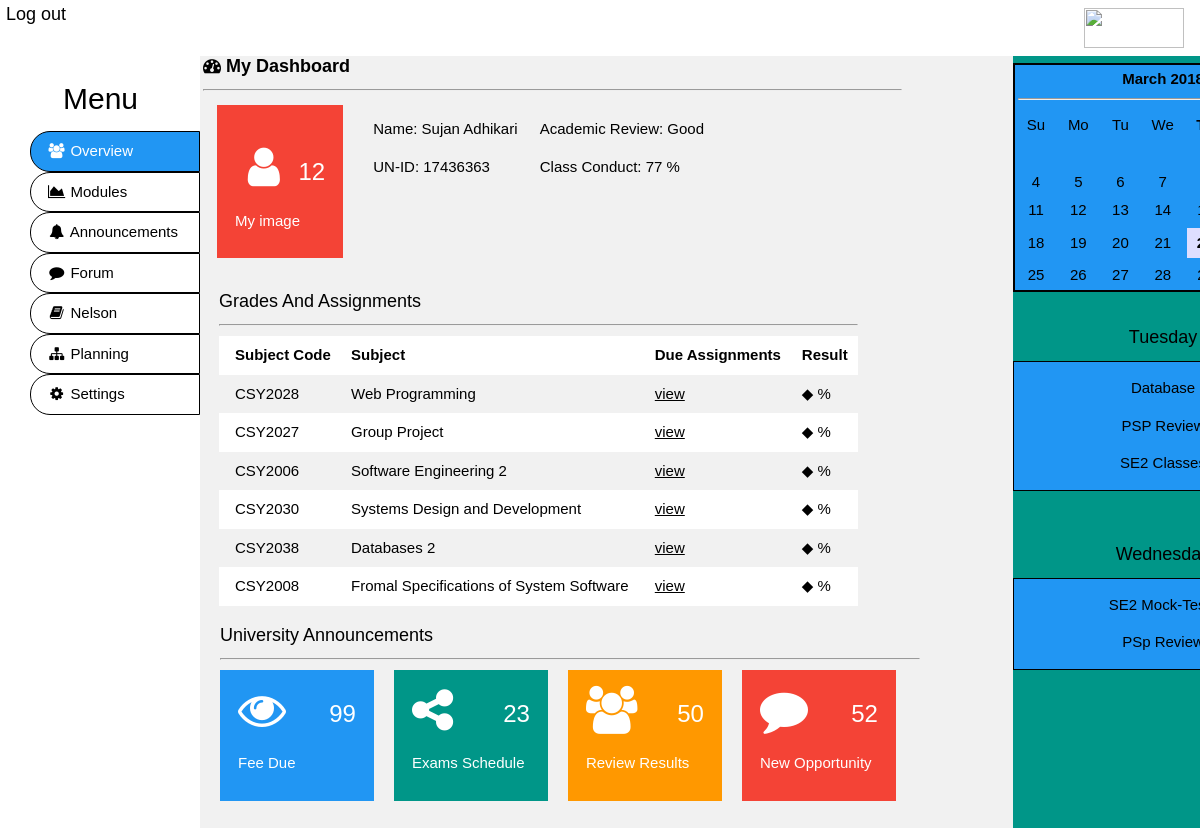
The page /index.php (signed in) on the database as committed earlier.
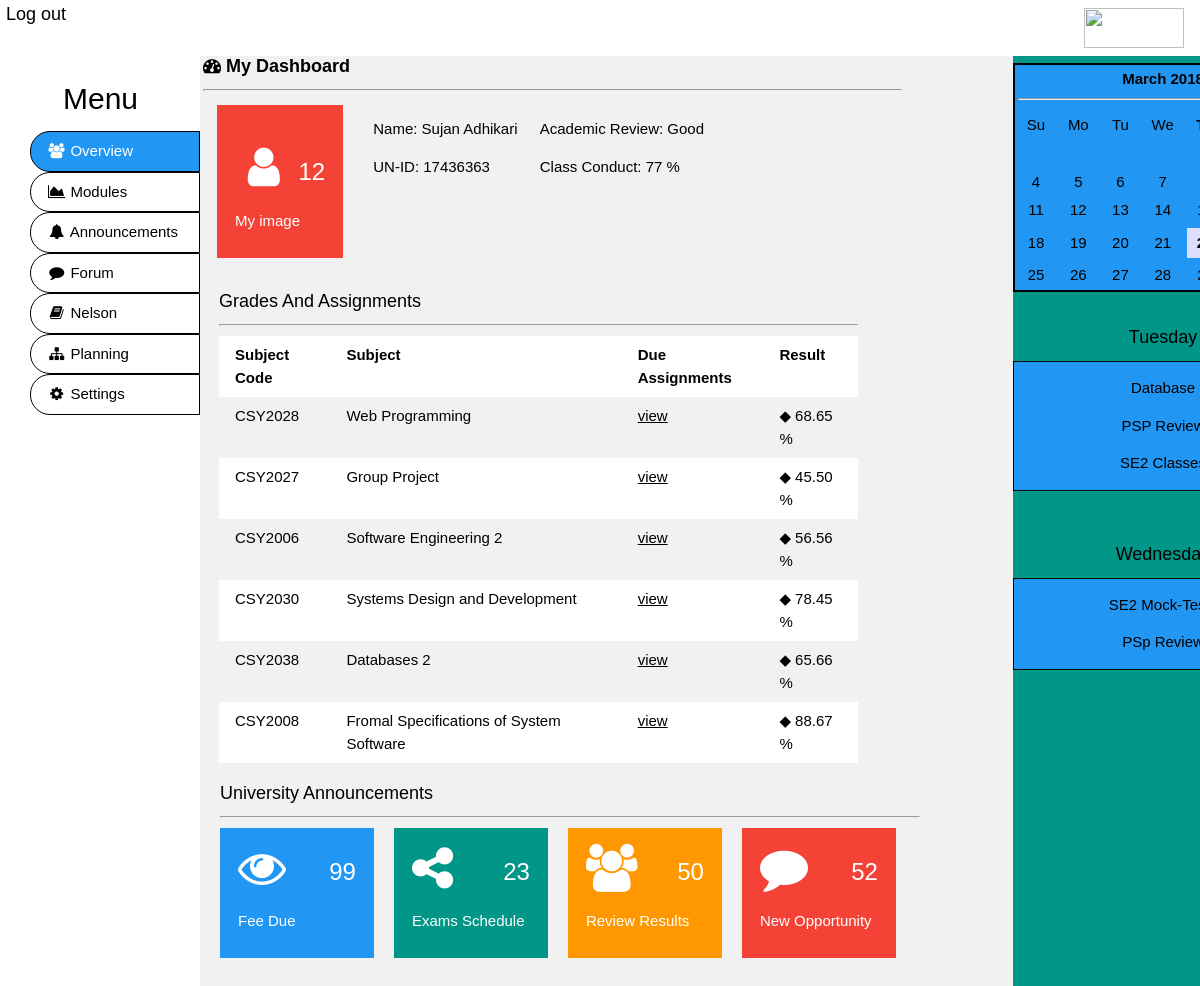
The same page on the database as committed later.
### tables this page shows
CREATE TABLE `module_detail` (
  `user_id` int(11) NOT NULL,
  `result` decimal(4,2) NOT NULL,
  `module_id` int(11) NOT NULL
);

### index.php (the view, shortened to what the changed rows need)
<!DOCTYPE html>
<html>
<?php
 require 'header.php';
?>
<body>
  <?php
               $pdo = new PDO('mysql:host=localhost;dbname=group7_db','root','');
               if(isset($_SESSION['session_login_id']))
               {
                $stmt = $pdo->prepare("SELECT * FROM module_detail WHERE (user_id = :login_id AND module_id = '1' )");
                    $criteria = [
                    'login_id' => $_SESSION['session_login_id']
                     ];
                $stmt->execute($criteria);
                $take = $stmt->fetch();
                $call_result1=$take['result'];
                $stmt = $pdo->prepare("SELECT * FROM module_detail WHERE (user_id = :login_id AND module_id = '2' )");
                    $criteria = [
                    'login_id' => $_SESSION['session_login_id']
                     ];
                $stmt->execute($criteria);
                $take = $stmt->fetch();
                $call_result2=$take['result'];
                $stmt = $pdo->prepare("SELECT * FROM module_detail WHERE (user_id = :login_id AND module_id = '3' )");
                    $criteria = [
                    'login_id' => $_SESSION['session_login_id']
                     ];
                $stmt->execute($criteria);
                $take = $stmt->fetch();
                $call_result3=$take['result'];
                $stmt = $pdo->prepare("SELECT * FROM module_detail WHERE (user_id = :login_id AND module_id = '4' )");
                    $criteria = [
                    'login_id' => $_SESSION['session_login_id']
                     ];
                $stmt->execute($criteria);
                $take = $stmt->fetch();
                $call_result4=$take['result'];
                $stmt = $pdo->prepare("SELECT * FROM module_detail WHERE (user_id = :login_id AND module_id = '5' )");
                    $criteria = [
                    'login_id' => $_SESSION['session_login_id']
                     ];
                $stmt->execute($criteria);
                $take = $stmt->fetch();
                $call_result5=$take['result'];
                $stmt = $pdo->prepare("SELECT * FROM module_detail WHERE (user_id = :login_id AND module_id = '6' )");
                    $criteria = [
                    'login_id' => $_SESSION['session_login_id']
                     ];
                $stmt->execute($criteria);
                $take = $stmt->fetch();
                $call_result6=$take['result'];
                }
  ?>
<div class="w3-main" style="margin-left:185px;margin-top:43px;">
<div style="width:72.4%;float: left;">
  <div class="w3-panel">
    <div class="w3-row-padding" style="margin:0 -16px">
      <div class="w3-twothird">
          <table class="w3-table w3-striped w3-white">
          <tr>
            <th>Subject Code</th>
            <th>Subject</th>
            <th>Due Assignments</th>
            <th>Result</th>
          </tr>
          <tr>
            <td>CSY2028</td>
            <td>Web Programming</td>
            <td><a href="#">view</a></td>
            <td>&#9670;
             <?php
         echo $call_result1;
        ?>
            %</td>
          </tr>
          <tr>
            <td>CSY2027</td>
            <td>Group Project</td>
            <td><a href="#">view</a></td>
            <td>&#9670;
              <?php
         echo $call_result2;
        ?>
            %</td>
          </tr>
          <tr>
            <td>CSY2006</td>
            <td>Software Engineering 2</td>
            <td><a href="#">view</a></td>
            <td>&#9670;
               <?php
         echo $call_result3;
        ?>
            %</td>
          </tr>
          <tr>
            <td>CSY2030</td>
            <td>Systems Design and Development</td>
            <td><a href="#">view</a></td>
            <td>&#9670;
                <?php
         echo $call_result4;
        ?>
            %</td>
          </tr>
          <tr>
            <td>CSY2038</td>
            <td>Databases 2</td>
            <td><a href="#">view</a></td>
            <td>&#9670;
               <?php
         echo $call_result5;
        ?>
            %</td>
          </tr>
          <tr>
            <td>CSY2008</td>
            <td>Fromal Specifications of System Software</td>
            <td><a href="#">view</a></td>
            <td>&#9670;
               <?php
         echo $call_result6;
        ?>
            %</td>
          </tr>
        </table>
      </div>
    </div>
  </div>
</div>
</body>
</html>

Rows that differ between the two databases and show on the page:
added module_detail: result "68.65"
added module_detail: result "45.50"
added module_detail: result "56.56"
added module_detail: result "78.45"
added module_detail: result "65.66"
added module_detail: result "88.67"
